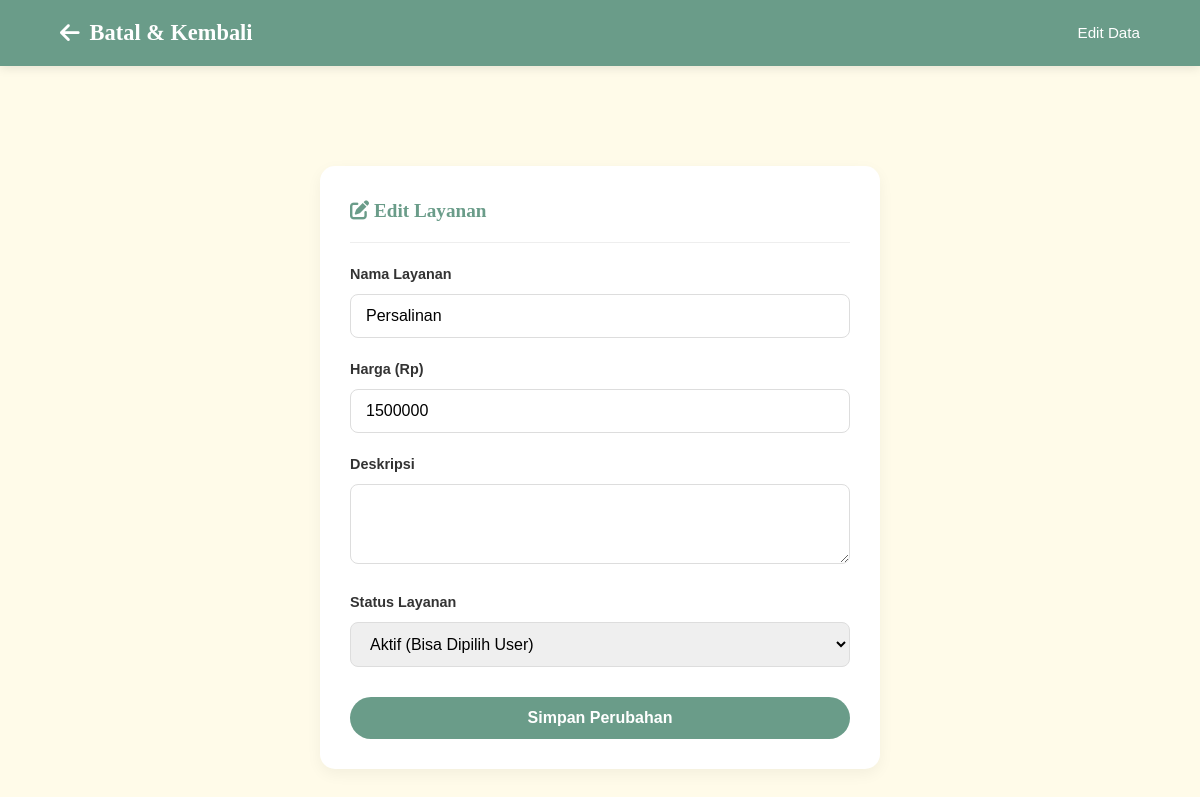
Page /admin/editPelayanan.php?id=2 (signed in) on the committed database.
### tables this page shows
CREATE TABLE `layanan` (
  `id` int(11) NOT NULL,
  `nama_layanan` varchar(100) NOT NULL,
  `deskripsi` text DEFAULT NULL,
  `harga` int(11) NOT NULL,
  `aktif` tinyint(1) DEFAULT 1
);

### admin/editPelayanan.php (the view, shortened to what this page needs)
<?php
include '../service/koneksi.php';
$id = $_GET['id'];
$data = $conn->query("SELECT * FROM layanan WHERE id='$id'")->fetch_assoc();
?>
<!DOCTYPE html>
<html lang="id">
<head>
    <link rel="stylesheet" href="../asset/style.css">
    <link rel="stylesheet" href="https://cdnjs.cloudflare.com/ajax/libs/font-awesome/6.4.0/css/all.min.css">
</head>
<body>
    <nav class="navbar-dashboard">
        <a href="managePelayanan.php" class="brand"><i class="fas fa-arrow-left"></i> Batal & Kembali</a>
        <div class="nav-right"><span class="user-greeting">Edit Data</span></div>
    </nav>
    <div class="dashboard-container" style="max-width: 600px;">
        <div class="card-box">
            <h3 class="card-title"><i class="fas fa-edit"></i> Edit Layanan</h3>
            <form method="POST">
                <div class="form-group">
                    <label>Nama Layanan</label>
                    <input type="text" name="nama_layanan" class="form-control" required value="<?= htmlspecialchars($data['nama_layanan']) ?>">
                </div>
                <div class="form-group">
                    <label>Harga (Rp)</label>
                    <input type="number" name="harga" class="form-control" required value="<?= $data['harga'] ?>">
                </div>
                <div class="form-group">
                    <label>Deskripsi</label>
                    <textarea name="deskripsi" class="form-control" rows="3"><?= htmlspecialchars($data['deskripsi']) ?></textarea>
                </div>
                <div class="form-group">
                    <label>Status Layanan</label>
                    <select name="aktif" class="form-control">
                        <option value="1" <?= $data['aktif'] == 1 ? 'selected' : '' ?>>Aktif (Bisa Dipilih User)</option>
                    </select>
                </div>
                <button type="submit" name="update_layanan" class="btn-submit">Simpan Perubahan</button>
            </form>
        </div>
    </div>
</body>
</html>

### asset/style.css (style rules this page uses)
:root { --primary: #6a9c89; --secondary: #c4d7b2; --accent: #e64848; --bg-color: #fffbe9; --text-dark: #333333; --text-light: #ffffff; --white: #ffffff; }
* { margin: 0; padding: 0; box-sizing: border-box }
body { font-family: "Poppins", sans-serif; background-color: var(--bg-color); color: var(--text-dark); line-height: 1.6; }
h1, h2, h3 { font-family: "Playfair Display", serif; color: var(--primary); }
a { text-decoration: none; }
.form-group { margin-bottom: 20px; text-align: left; }
.form-group label { display: block; margin-bottom: 8px; font-size: 0.9rem; color: var(--text-dark); font-weight: 600; }
.form-control { width: 100%; padding: 12px 15px; border: 1px solid #ddd; border-radius: 8px; font-size: 1rem; transition: 0.3s; font-family: 'Poppins', sans-serif; }
.btn-submit { width: 100%; background-color: var(--primary); color: var(--white); padding: 12px; border: none; border-radius: 50px; font-size: 1rem; font-weight: 600; cursor: pointer; transition: 0.3s; margin-top: 10px; font-family: 'Poppins', sans-serif; }
.dashboard-container { max-width: 1200px; margin: 100px auto 50px; padding: 0 20px; min-height: 80vh; }
.navbar-dashboard { background-color: var(--primary); padding: 15px 5%; display: flex; justify-content: space-between; align-items: center; box-shadow: 0 2px 10px rgba(0,0,0,0.1); position: sticky; top: 0; z-index: 1000; color: white; }
.navbar-dashboard .brand { font-size: 1.4rem; font-weight: 700; color: white; text-decoration: none; display: flex; align-items: center; gap: 10px; font-family: 'Playfair Display', serif; }
.navbar-dashboard .nav-right { display: flex; align-items: center; gap: 20px; }
.navbar-dashboard .user-greeting { font-size: 0.95rem; font-weight: 500; }
.card-box { background: #ffffff; padding: 30px; border-radius: 15px; box-shadow: 0 5px 15px rgba(0,0,0,0.05); margin-bottom: 30px; }
.card-title { margin-bottom: 20px; color: var(--primary); font-weight: 700; font-size: 1.2rem; border-bottom: 1px solid #eee; padding-bottom: 15px; }

### rows in the picture
layanan: nama_layanan "Persalinan", harga "1500000", aktif "Aktif (Bisa Dipilih User)"
